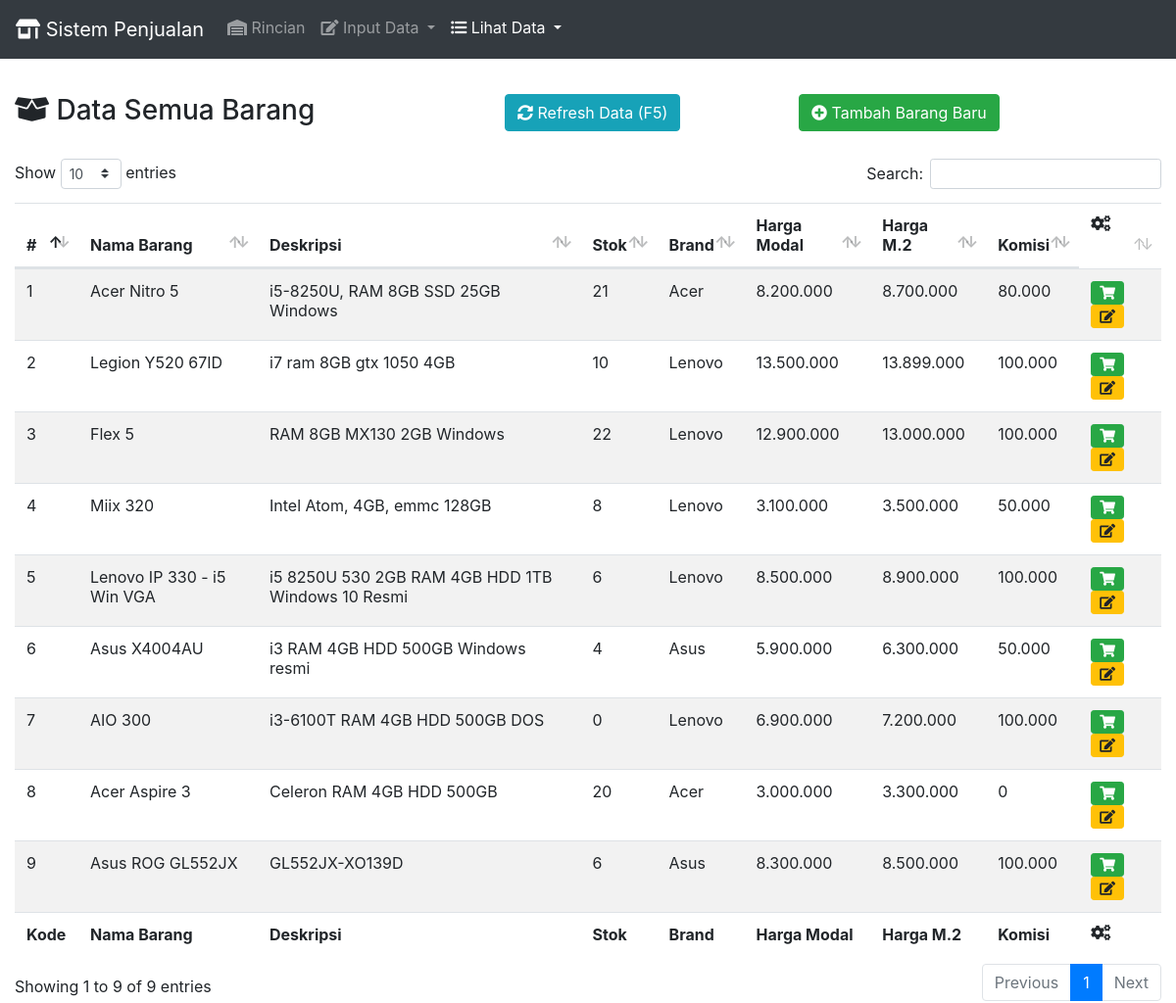
Before: /lihatbarang.php (signed in) with the older database file.
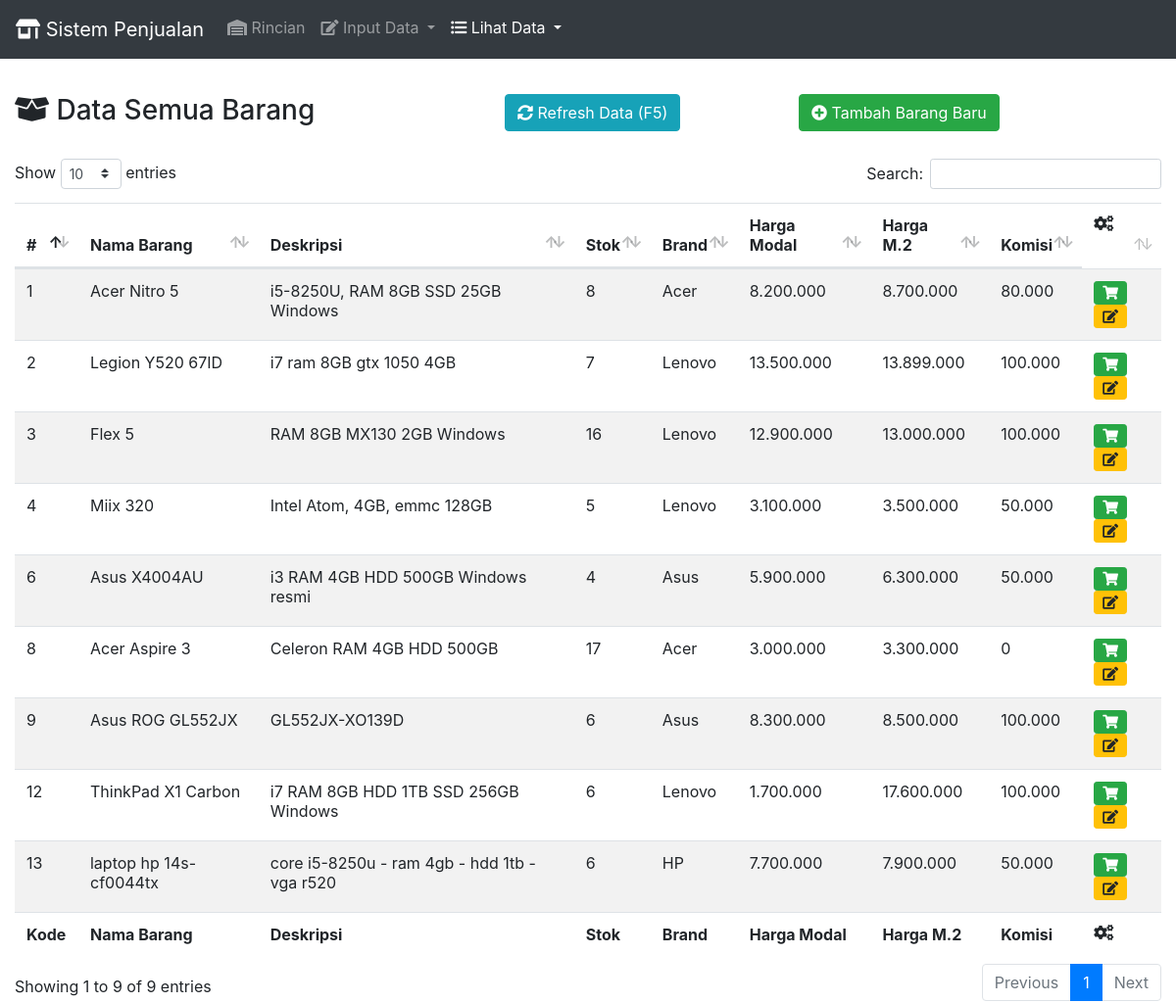
After: the same page with the newer database file.
### tables this page shows
CREATE TABLE `data_barang` (
  `kode_barang` int(11) NOT NULL AUTO_INCREMENT,
  `nama_barang` varchar(255) DEFAULT NULL,
  `deskripsi` varchar(255) DEFAULT NULL,
  `stok` int(11) DEFAULT NULL,
  `brand` varchar(255) DEFAULT NULL,
  `harga_modal` int(11) DEFAULT NULL,
  `harga_m2` int(11) DEFAULT NULL,
  `komisi` int(11) DEFAULT NULL,
  PRIMARY KEY (`kode_barang`)
);

### lihatbarang.php (the view, shortened to what this page needs)
<html>
<head>
  <link rel="stylesheet" href="https://use.fontawesome.com/releases/v5.7.0/css/all.css">
  <link rel="stylesheet" href="css/bootstrap.min.css">
  <link href="vendor/datatables/dataTables.bootstrap4.min.css" rel="stylesheet">
</head>
<body>
  <div class="fixed-top">
    <nav class="navbar navbar-expand-lg navbar-dark bg-dark">
      <a class="navbar-brand" href="index.php"><i class="fa fa-store-alt"></i> Sistem Penjualan</a>
      <div class="collapse navbar-collapse" id="navbarNavDropdown">
        <ul class="navbar-nav">
          <li class="nav-item">
            <a class="nav-link" href="index.php"><label class=" fa fa-warehouse"></label> Rincian <span class="sr-only">(current)</span></a>
          </li>
          <li class="nav-item dropdown">
            <a class="nav-link dropdown-toggle" href="#" id="navbarDropdownMenuLink" role="button" data-toggle="dropdown" aria-haspopup="true" aria-expanded="false">
              <label class="fa fa-edit"> </label> Input Data
            </a>
          </li>
          <li class="nav-item dropdown  active">
            <a class="nav-link dropdown-toggle" href="#" id="navbarDropdownMenuLink" role="button" data-toggle="dropdown" aria-haspopup="true" aria-expanded="false">
              <label class="fa fa-list-ul"> </label>
              Lihat Data
            </a>
          </li>
        </ul>
      </div>
    </nav>
  </div>
  <br><br><br><br>
  <div class="container-fluid">
    <div class="row">
      <div class="col-5">
        <h3><span class="fa fa-box-open"></span> Data Semua Barang</h3><br>
      </div>
      <div class="col-3">
        <a href="lihatbarang.php"><button class="btn btn-info"><span class="fa fa-sync-alt"></span> Refresh Data (F5)</button></a>
      </div>
      <div class="col-3">
        <a href="inputbarang.php"><button class="btn btn-success"><span class="fa fa-plus-circle"></span> Tambah Barang Baru</button></a>
      </div>
    </div>
    <div class="table-responsive">
     <table class="table table-striped" id="dataTable" width="100%" cellspacing="0">
      <thead>
        <tr>
          <th title="Kode Barang">#</th>
          <th>Nama Barang</th>
          <th>Deskripsi</th>
          <th>Stok</th>
          <th>Brand</th>
          <th>Harga Modal</th>
          <th>Harga M.2</th>
          <th>Komisi</th>
          <td><span class="fa fa-cogs"></span></td>
        </tr>
      </thead>
      <tfoot>
        <tr>
          <th title="Kode Barang">Kode</th>
          <th>Nama Barang</th>
          <th>Deskripsi</th>
          <th>Stok</th>
          <th>Brand</th>
          <th>Harga Modal</th>
          <th>Harga M.2</th>
          <th>Komisi</th>
          <th><span class="fa fa-cogs"></span></th>
        </tr>
      </tfoot>
      <tbody>
        <?php
        include_once 'koneksi.php';
        $databarang=mysqli_query($conn, 'SELECT * FROM data_barang');
        while ($data=mysqli_fetch_row($databarang)) {
          ?>
          <tr>
            <td><?php echo $data[0]; ?></td>
            <td><?php echo $data[1]; ?></td>
            <td><?php echo $data[2]; ?></td>
            <td><?php echo $data[3]; ?></td>
            <td><?php echo $data[4]; ?></td>
            <td><?php echo number_format($data[5],0,",","."); ?></td>
            <td><?php echo number_format($data[6],0,",","."); ?></td>
            <td><?php echo number_format($data[7],0,",","."); ?></td>
            <td>
              <a href="inputpenjualan.php?kode_barang=<?php echo $data[0]; ?>" title="Jual Barang"><button class="btn btn-success btn-sm"><span class="fa fa-shopping-cart"></span></button></a>
              <button class="btn btn-warning btn-sm ubahdata" id="<?php echo $data[0]; ?>"><span class="fa fa-edit"></span></button>
            </td>
          </tr>
          <?php
        }
        ?>
      </tbody>
    </table>
  </div>
</div>
</body>
</html>

Changed rows visible on the page:
removed data_barang: kode_barang "5", nama_barang "Lenovo IP 330 - i5 Win VGA", deskripsi "i5 8250U 530 2GB RAM 4GB HDD 1TB Windows 10 Resmi", stok "6", brand "Lenovo", harga_modal "8.500.000", harga_m2 "8.900.000", komisi "100.000"
removed data_barang: kode_barang "7", nama_barang "AIO 300", deskripsi "i3-6100T RAM 4GB HDD 500GB DOS", stok "0", brand "Lenovo", harga_modal "6.900.000", harga_m2 "7.200.000", komisi "100.000"
changed data_barang "Acer Nitro 5": stok "21" → "8"
changed data_barang "Legion Y520 67ID": stok "10" → "7"
changed data_barang "Flex 5": stok "22" → "16"
changed data_barang "Miix 320": stok "8" → "5"
changed data_barang "Acer Aspire 3": stok "20" → "17"
added data_barang: kode_barang "12", nama_barang "ThinkPad X1 Carbon", deskripsi "i7 RAM 8GB HDD 1TB SSD 256GB Windows", stok "6", brand "Lenovo", harga_modal "1.700.000", harga_m2 "17.600.000", komisi "100.000"
added data_barang: kode_barang "13", nama_barang "laptop hp 14s-cf0044tx", deskripsi "core i5-8250u - ram 4gb - hdd 1tb - vga r520", stok "6", brand "HP", harga_modal "7.700.000", harga_m2 "7.900.000", komisi "50.000"
